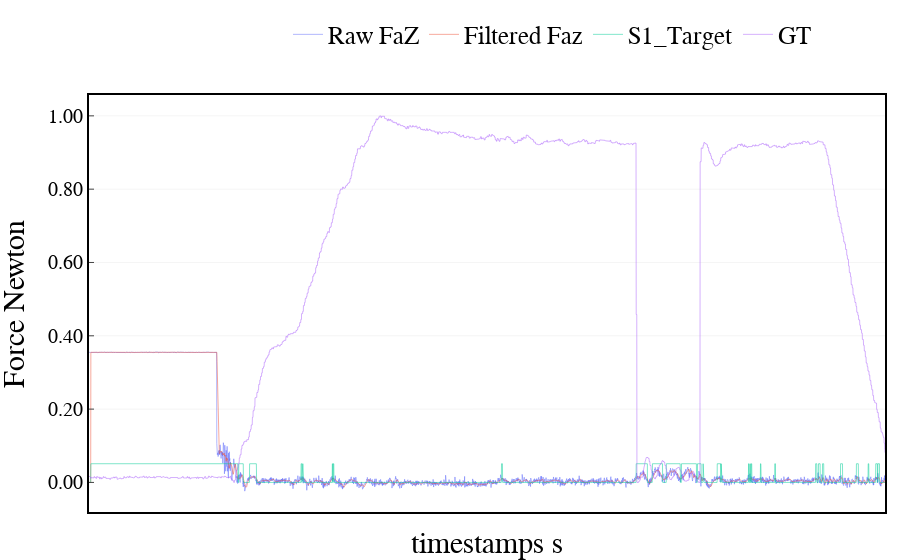

Notebook code cell kept with this figure:
### Code cell
import numpy as np
from scipy.optimize import curve_fit
import matplotlib.pyplot as plt

# 原始数据
x = np.linspace(0-6.25,93.75,int(93.75/6.25)+2)
y = np.array([-5000, 0, 4485, 7570, 9374, 10885, 12277, 13522, 14691, 15924, 17174, 18179, 19397, 20539, 21692, 22598, 23882])

# 定义多项式函数
def func(x, a, b, c, d, e):
    return a * x**4 + b * x**3 + c * x**2 + d * x + e

# 进行曲线拟合
params, params_covariance = curve_fit(func, x, y)

# 提取拟合参数
a = params[0]
b = params[1]
c = params[2]
d = params[3]
e = params[4]

# 生成拟合曲线的x值
x_fit = np.linspace(x.min(), x.max(), 100)

# 计算拟合曲线的y值
y_fit = func(x_fit, a, b, c, d, e)

# 绘制原始数据和拟合曲线
# plt.plot(x, y, 'ro', label='Original Data')
# plt.plot(x_fit, y_fit, 'b-', label='Fitted Curve')
# plt.xlabel('x')
# plt.ylabel('y')
# plt.legend()
# plt.show()
RPM = func(np.asarray(imu_data[:,6:10]*100), a, b, c, d, e)

# Convert quaternion to rotation matrix
def rotation_matrix(quat):
    rot_mat = np.ones([3,3])
    a = quat[0]**2
    b = quat[1]**2
    c = quat[2]**2
    d = quat[3]**2
    e = quat[0]*quat[1]
    f = quat[0]*quat[2]
    g = quat[0]*quat[3]
    h = quat[1]*quat[2]
    i = quat[1]*quat[3]
    j = quat[2]*quat[3]
    rot_mat[0,0] = a - b - c + d
    rot_mat[0,1] = 2 * (e - j)
    rot_mat[0,2] = 2 * (f + i)
    rot_mat[1,0] = 2 * (e + j)
    rot_mat[1,1] = -a + b - c + d
    rot_mat[1,2] = 2 * (h - g)
    rot_mat[2,0] = 2 * (f - i)
    rot_mat[2,1] = 2 * (h + g)
    rot_mat[2,2] = -a - b + c + d
    
    return rot_mat


# 创建旋转矩阵
def rpy2Rotation(roll, pitch, yaw):
    rotation_matrix = np.array([
        [np.cos(yaw)*np.cos(pitch), -np.sin(yaw)*np.cos(roll) + np.cos(yaw)*np.sin(pitch)*np.sin(roll), np.sin(yaw)*np.sin(roll) + np.cos(yaw)*np.sin(pitch)*np.cos(roll)],
        [np.sin(yaw)*np.cos(pitch), np.cos(yaw)*np.cos(roll) + np.sin(yaw)*np.sin(pitch)*np.sin(roll), -np.cos(yaw)*np.sin(roll) + np.sin(yaw)*np.sin(pitch)*np.cos(roll)],
        [-np.sin(pitch), np.cos(pitch)*np.sin(roll), np.cos(pitch)*np.cos(roll)]
    ])
    return rotation_matrix
R = np.zeros([imu_data.shape[0], 3, 3])
for i in range(imu_data.shape[0]):
    R[i, :, :] = rotation_matrix([0,0,0,1])


m = 0.0362 # mass
# g = 9.81 # gravity
g = 9.83 # gravity
rho = 1.225 # air density
D = 0.0505  # diameter of the rotor
rpm2rs = 60 ** 2

C_t_fixed = 0.09937873049125099
# C_t_fixed = 0.12037873049125099
Fa = np.zeros([imu_data.shape[0], 3])
F = R[:, :, 2]




for i in range(imu_data.shape[0]):
    F_whole = m * imu_data[i, 0:3]/1000  # G = mg
    # temp[2] += m * g
    r_square = RPM[i, 0]**2 + RPM[i, 1]**2 + RPM[i, 2]**2 + RPM[i, 3]**2
    # r_square = RPM[i, 0]**2*4
    thrust = C_t_fixed / rpm2rs * rho * D ** 4 * r_square # c_t = C_t_fixed / rpm2rs * rho * D ** 4. r_square = n**2+n**2+n**2+n**2
    Fa[i, :] = F_whole - thrust * F[i, :]

# Offset the decrerase of PWM power manully.
noisy_signal = Fa[:,2]
tem0 = np.linspace(0.008,0.018, int(len(noisy_signal)/2)) # Only for the end half signal 
noisy_signal = np.hstack((noisy_signal[:len(noisy_signal)-len(tem0)],noisy_signal[len(noisy_signal)-len(tem0):]+tem0))+0.00
# 使用均值滤波进行降噪
window_size = 10
filtered_signal = np.zeros_like(noisy_signal)
filtered_signal2 = np.zeros_like(filtered_signal)
for i in range(window_size, len(noisy_signal) - window_size):
    filtered_signal[i] = np.mean(noisy_signal[i - window_size:i])
    filtered_signal2[i] = np.mean(filtered_signal[i - window_size:i])

# Use first order filtered result for delay consideration
S1_Target = np.zeros_like(filtered_signal)
S1_Target[filtered_signal>0.01] = 1 # Easy to show with scaling

fig = go.Figure()
fig.add_trace(go.Scatter(x=imu_data[:,-2], y=noisy_signal,
                    mode='lines',
                    line=dict(width=0.5),
                    name='Raw FaZ'))
fig.add_trace(go.Scatter(x=imu_data[:,-2], y=filtered_signal,
                    mode='lines',
                    line=dict(width=0.5),
                    name='Filtered Faz'))
fig.add_trace(go.Scatter(x=imu_data[:,-2], y=S1_Target*0.051,
                    mode='lines',
                    line=dict(width=0.5),
                    name='S1_Target'))
fig.add_trace(go.Scatter(x=imu_data[:,-2], y=imu_data[:,-1]*(1/max(imu_data[:,-1])),
                    mode='lines',
                    line=dict(width=0.5),
                    name='GT'))

fig.update_layout(xaxis_title='timestamps s',
                        yaxis_title='Force Newton',
                        font=dict(size=25, family='Arial', color='rgb(0, 0, 0)'),
                        margin={'l': 15, 'r': 15, 't': 15, 'b': 15},
                        # width=1000, height=400,
                        legend=dict(
                            yanchor="top",
                            y=1.2,
                            xanchor="left",
                            x = 0.25,
                            font=dict(
                                family='Arial',
                                size=25,
                                color='rgb(0, 0, 0)',
                            ),
                            orientation="h",
                            # bordercolor="Black",
                            # borderwidth=1
                        ),
                        plot_bgcolor='rgb(255,255,255)',
                        xaxis=dict(
                            showline=True,
                            linecolor='rgb(0, 0, 0)',
                            linewidth=2,
                            ticks='inside',
                            tickfont=dict(
                                family='Arial',
                                size=20,
                                color='rgb(0, 0, 0)',
                            ),
                            tick0 = 150,
                            dtick = 1000,
                            gridcolor='rgb(245, 245, 245)',
                            mirror=True
                        ),
                        yaxis=dict(
                            # range = [0, 1],
                            showline=True,
                            linecolor='rgb(0, 0, 0)',
                            linewidth=2,
                            ticks='inside',
                            tickfont=dict(
                                family='Arial',
                                size=20,
                                color='rgb(0, 0, 0)',
                            ),
                            tickformat='.2f',   # y轴刻度分辨率
                            gridcolor='rgb(245, 245, 245)',
                            mirror=True
                        ),
        )

fig.show()

### Figure 1 — Plotly figure (JSON) as saved in the notebook; plotly's stock layout.template omitted (floating-point values rounded to 4 significant figures; data arrays with more than 128 entries replaced by an {"elided": "..."} marker saying what was removed)
{"data": [{"line": {"width": 0.5}, "mode": "lines", "name": "Raw FaZ", "type": "scatter", "x": {"elided": "4272 float values"}, "y": {"elided": "4272 float values"}}, {"line": {"width": 0.5}, "mode": "lines", "name": "Filtered Faz", "type": "scatter", "x": {"elided": "4272 float values"}, "y": {"elided": "4272 float values"}}, {"line": {"width": 0.5}, "mode": "lines", "name": "S1_Target", "type": "scatter", "x": {"elided": "4272 float values"}, "y": {"elided": "4272 float values"}}, {"line": {"width": 0.5}, "mode": "lines", "name": "GT", "type": "scatter", "x": {"elided": "4272 float values"}, "y": {"elided": "4272 float values"}}], "layout": {"font": {"color": "rgb(0, 0, 0)", "family": "Arial", "size": 25}, "legend": {"font": {"color": "rgb(0, 0, 0)", "family": "Arial", "size": 25}, "orientation": "h", "x": 0.25, "xanchor": "left", "y": 1.2, "yanchor": "top"}, "margin": {"b": 15, "l": 15, "r": 15, "t": 15}, "plot_bgcolor": "rgb(255,255,255)", "xaxis": {"dtick": 1000, "gridcolor": "rgb(245, 245, 245)", "linecolor": "rgb(0, 0, 0)", "linewidth": 2, "mirror": true, "showline": true, "tick0": 150, "tickfont": {"color": "rgb(0, 0, 0)", "family": "Arial", "size": 20}, "ticks": "inside", "title": {"text": "timestamps s"}}, "yaxis": {"gridcolor": "rgb(245, 245, 245)", "linecolor": "rgb(0, 0, 0)", "linewidth": 2, "mirror": true, "showline": true, "tickfont": {"color": "rgb(0, 0, 0)", "family": "Arial", "size": 20}, "tickformat": ".2f", "ticks": "inside", "title": {"text": "Force Newton"}}}}
